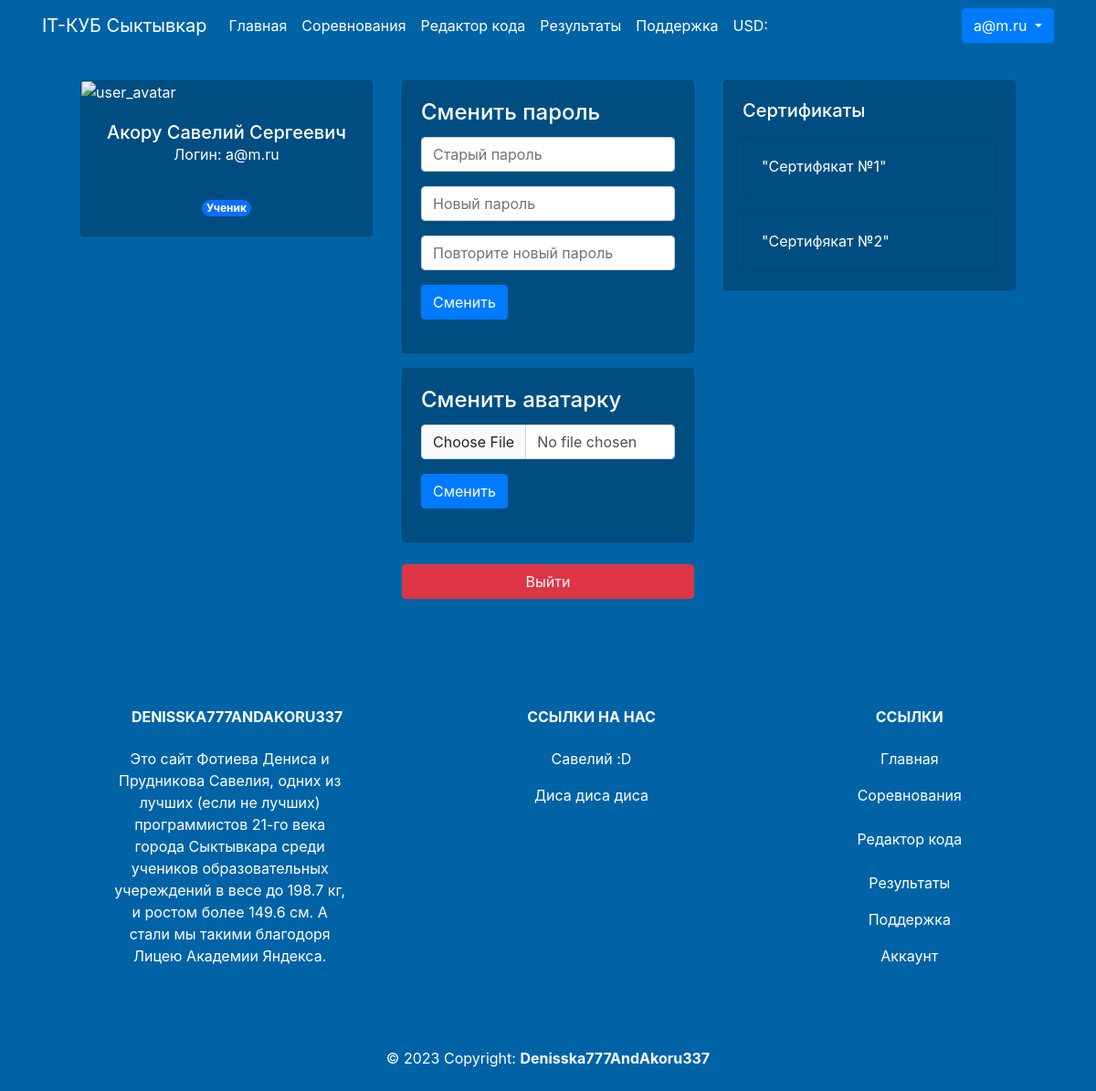
/account/1 (signed in), run on the app's committed database.
### data/users.py (models this page shows, shortened)
class User(SqlAlchemyBase, UserMixin):
    __tablename__ = 'users'
    id = sqlalchemy.Column(sqlalchemy.Integer,
                           primary_key=True, autoincrement=True)
    login = sqlalchemy.Column(sqlalchemy.String, nullable=False)
    firstname = sqlalchemy.Column(sqlalchemy.String, nullable=False)
    surname = sqlalchemy.Column(sqlalchemy.String, nullable=False)
    patronymic = sqlalchemy.Column(sqlalchemy.String, nullable=False)
    job_title = sqlalchemy.Column(sqlalchemy.String, nullable=False)
    email = sqlalchemy.Column(sqlalchemy.String,
                              index=True, unique=True, nullable=False)
    hashed_password = sqlalchemy.Column(sqlalchemy.String, nullable=False)
    count_contests = sqlalchemy.Column(sqlalchemy.Integer, nullable=False, default=0)
    count_wins = sqlalchemy.Column(sqlalchemy.Integer, nullable=False, default=0)
    avatar = sqlalchemy.Column(sqlalchemy.String, nullable=True)
    created_date = sqlalchemy.Column(sqlalchemy.DateTime,
                                     default=datetime.now)

### main.py (the view, shortened to what this page needs)
@app.route("/account/<int:user_id>", methods=['GET', 'POST'])
@login_required
def account(user_id):
    if current_user.id == user_id:
        db_sess = db_session.create_session()
        user = db_sess.query(User).filter(User.id == current_user.id).first()
        form_change_password = ChangePasswordForm()
        form_change_avatar = ChangeAvatarForm()
        return render_template('personal_area.html',
                               title="Аккаунт",
                               form_change_password=form_change_password,
                               form_change_avatar=form_change_avatar)
    return redirect("/register")

### forms/change_password_form.py
class ChangePasswordForm(FlaskForm):
    old_password = PasswordField(validators=[DataRequired()], render_kw={"placeholder": "Старый пароль"})
    new_password = PasswordField(validators=[DataRequired()], render_kw={"placeholder": "Новый пароль"})
    repeated_new_password = PasswordField(validators=[DataRequired()], render_kw={"placeholder": "Повторите новый пароль"})
    submit = SubmitField("Сменить")

### forms/change_avatar_form.py
class ChangeAvatarForm(FlaskForm):
    avatar = FileField(validators=[DataRequired()])
    submit = SubmitField("Сменить")

### data/db_session.py (called while the page is built)
def create_session() -> Session:
    global __factory
    return __factory()

### main.py (called while the page is built)
@login_manager.user_loader
def load_user(user_id):
    db_sess = db_session.create_session()
    return db_sess.query(User).get(user_id)

### templates/personal_area.html (shortened to what this page needs)
{% extends "base.html" %}
{% block content %}
    <div
      class="d-flex flex-column flex-md-row p-3"
      style="justify-content: center"
    >
      <div class="p-3">
        <div class="card card-background text-white" style="width: 20rem">
          <img
            src="{{ url_for('user_avatar') }}"
            class="card-img-top"
            alt="user_avatar"
          />
          <div class="card-body text-center">
            <h5 style="margin-bottom: 0">{{ current_user.surname }} {{ current_user.firstname }} {{ current_user.patronymic }}</h5>
            <p>Логин: {{ current_user.login }}</p>
            <hr />
            {% if current_user.job_title == 'teacher' %}
            <span class="badge rounded-pill text-bg-primary">Учитель</span>
            {% elif current_user.job_title == 'student' %}
            <span class="badge rounded-pill text-bg-primary">Ученик</span>
            {% endif %}
          </div>
        </div>
      </div>
      <div class="p-3">
        <div class="card card-background text-white" style="width: 20rem">
            <div class="card-body">
                <h4 class="card-title">Сменить пароль</h4>
                <form action="" method="post">
                    <p>
                        {{ form_change_password.old_password(class="form-control", type="password") }}
                    </p>
                    <p>
                        {{ form_change_password.new_password(class="form-control mt-1", type="password") }}
                    </p>
                    <p>
                        {{ form_change_password.repeated_new_password(class="form-control mt-1", type="password") }}
                    </p>
                    <p>{{ form_change_password.submit(type="submit", class="btn btn-primary") }}</p>
                </form>
            </div>
        </div>
        <div class="card card-background text-white mt-3" style="width: 20rem">
          <div class="card-body">
            <h4 class="card-title">Сменить аватарку</h4>
              <form action="" method="post" enctype="multipart/form-data">
                  <p>
                        {{ form_change_avatar.avatar(type="file", class="form-control") }}
                  </p>
                    <p>{{ form_change_avatar.submit(type="submit", class="btn btn-primary") }}</p>
              </form>
          </div>
        </div>
        <a class="btn btn-danger text-white w-100 mt-4">Выйти</a>
      </div>
      <div class="p-3">
        <div class="card card-background text-white" style="width: 20rem">
          <div class="card-body">
            <h5 style="margin-bottom: 0">Сертификаты</h5>
            <div class="card mt-3 card-background text-white">
              <div class="card-body">"Сертифякат №1"</div>
            </div>
            <div class="card mt-3 card-background text-white">
              <div class="card-body">"Сертифякат №2"</div>
            </div>
          </div>
        </div>
      </div>
    </div>
{% endblock %}

### templates/base.html (shortened to what this page needs)
<!DOCTYPE html>
<html lang="ru">
<head>
    <link
            rel="stylesheet"
            href="https://stackpath.bootstrapcdn.com/bootstrap/4.4.1/css/bootstrap.min.css"
    />
    <link
            href="https://cdn.jsdelivr.net/npm/bootstrap@5.3.0-alpha3/dist/css/bootstrap.min.css"
            rel="stylesheet"
    />
    <link
            rel="stylesheet"
            href="https://stackpath.bootstrapcdn.com/bootstrap/4.4.1/css/bootstrap.min.css"
    />
    <link
            rel="stylesheet"
            href="https://stackpath.bootstrapcdn.com/bootstrap/4.4.1/css/bootstrap.min.css"
    />
    <link rel="stylesheet" href="../static/css/style.css"/>
</head>
<body class="navbar-background">
<header class="container-fluid navbar-background">
    <nav class="navbar navbar-expand-lg navbar-background">
        <div class="container-fluid">
            <a class="navbar-brand text-white" href="../../main">IT-КУБ Сыктывкар</a>
            <div
                    class="collapse navbar-collapse justify-content-between"
                    id="navbarSupportedContent"
            >
                <ul class="navbar-nav me-auto mb-2 mb-lg-0">
                    <li class="nav-item">
                        <a
                                class="nav-link active text-white"
                                aria-current="page"
                                href="../../main"
                        >Главная</a
                        >
                    </li>
                    <li class="nav-item">
                        <a class="nav-link text-white" href="../../contests">Соревнования</a>
                    </li>
                    {% if current_user.job_title == "teacher" %}
                    <li>
                        <a class="nav-link text-white" href="../../contests/add">Мои конкурсы</a>
                    </li>
                    {% else %}
                    <li>
                        <a class="nav-link text-white" href="../../code">Редактор кода</a>
                    </li>
                    {% endif %}
                    <li class="nav-item">
                        <a class="nav-link text-white" href="../../results">Результаты</a>
                    </li>
                    <li class="nav-item">
                        <a class="nav-link text-white" href="../../help">Поддержка</a>
                    </li>
                    <li>
                        <a class="nav-link disabled text-white">
                            USD: {{ rate }}
                        </a>
                    </li>
                </ul>
                <div>
                    {% if current_user.is_authenticated %}
                    <div class="btn-group dropdown-center">
                        <button type="button" class="btn btn-primary dropdown-toggle"
                                data-bs-toggle="dropdown"
                                aria-expanded="false">
                            {{ current_user.login }}
                        </button>
                    </div>
                    {% else %}
                    <a class="btn btn-primary" href="../../login">Войти</a>
                    <a class="btn btn-primary" href="../../register">Регистрация</a>
                    {% endif %}
                </div>
            </div>
        </div>
    </nav>
</header>
<main role="main" class="container">
    {% block content %} {% endblock %}
</main>
<footer class="text-center text-lg-start navbar-background text-muted">
    <section
            class="d-flex justify-content-center justify-content-lg-between p-4"
    >
        <div class="container text-center text-md-start mt-5 text-white">
            <div class="row mt-3">
                <div class="col-md-3 col-lg-4 col-xl-3 mx-auto mb-4">
                    <h6 class="text-uppercase fw-bold mb-4">
                        Denisska777AndAkoru337
                    </h6>
                    <p>Это сайт Фотиева Дениса и Прудникова Савелия, одних из лучших (если не лучших)
                        программистов 21-го века города Сыктывкара среди учеников образовательных
                        учереждений в весе до
                        198.7 кг, и ростом более 149.6 см. А стали мы такими благодоря Лицею Академии
                        Яндекса. </p>
                </div>
                <div class="col-md-2 col-lg-2 col-xl-2 mx-auto mb-4">
                    <h6 class="text-uppercase fw-bold mb-4">Ссылки на нас</h6>
                    <p>
                        <a href="https://akoru.works/" class="text-reset">Савелий :D</a>
                    </p>
                    <p>
                        <a href="#!" class="text-reset">Диса диса диса</a>
                    </p>
                </div>
                <div class="col-md-3 col-lg-2 col-xl-2 mx-auto mb-4">
                    <h6 class="text-uppercase fw-bold mb-4">Ссылки</h6>
                    <p>
                        <a href="../../main" class="text-reset">Главная</a>
                    </p>
                    <p>
                        <a href="../../contests" class="text-reset">Соревнования</a>
                    </p>
                    {% if current_user.job_title == "teacher" %}
                    <p>
                        <a class="nav-link text-white" href="../../contests/add">Мои конкурсы</a>
                    </p>
                    {% else %}
                    <p>
                        <a class="nav-link text-white" href="../../code">Редактор кода</a>
                    </p>
                    {% endif %}
                    <p>
                        <a href="/results" class="text-reset">Результаты</a>
                    </p>
                    <p>
                        <a href="/help" class="text-reset">Поддержка</a>
                    </p>
                    <p>
                        {% if current_user.is_authenticated %}
                        <a class="text-reset text-white" href="../../account/{{ current_user.id }}">Аккаунт</a>
                        {% endif %}
                    </p>
                </div>
            </div>
        </div>
    </section>
    <div class="text-center p-4 text-white">
        © 2023 Copyright:
        <a class="text-reset fw-bold" href="#">Denisska777AndAkoru337</a>
    </div>
</footer>
</body>
</html>

### static/css/style.css (style rules this page uses)
.navbar-background { background-color: #0063a6; }
.card-background { background-color: #004e81; }
html, body, .code-container { height: 95vh; }

### data on the page
User: login "a@m.ru", surname "Акору", firstname "Савелий", patronymic "Сергеевич"
